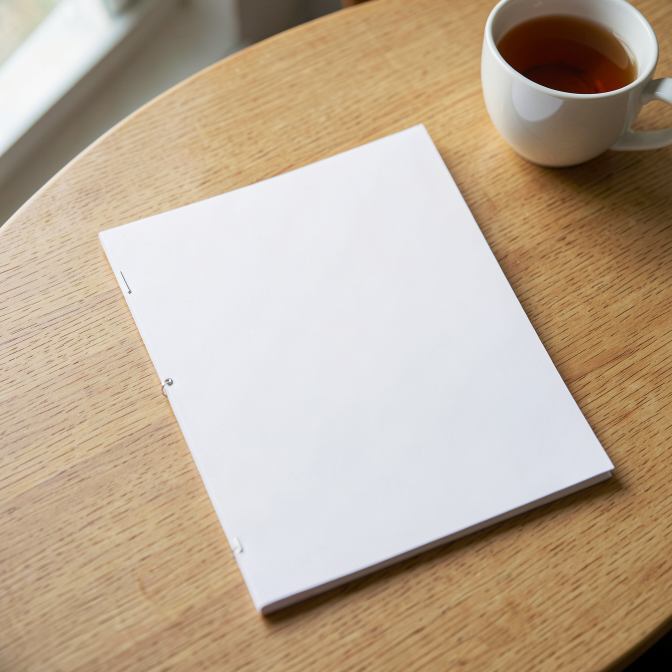
#> input picture scripts/pack-landings/plates/still-grapas-s20265503.png, 1344 x 1344 px (shown at 1/2 size); the run also reads 1 picture not shown here
$ python make_mockup.py
#> lines starting #> are read from the running program, lines starting #| are printed output that depends on the picture
### scripts/pack-landings/mockup_lib.py
"""Herramientas para componer las tapas REALES del pack sobre fotos de un cuadernillo en blanco (maqueta del hero de las landings).

Todo con numpy (más PIL para el warp en perspectiva y OpenCV solo para hallar contornos y rotar recortes). Sin descargas.

Pasos (ver make_mockup.py):
  1. find_cover_quad: halla la tapa en blanco (zona clara y poco saturada, la mayor) y sus cuatro vértices.
  2. refine_quad: afina cada esquina a sub-píxel (perfil de luminancia perpendicular a cada borde, recta por mínimos cuadrados con
     descarte de atípicos, intersección de rectas).
  3. homography / perspective_coeffs: homografía resuelta con numpy (DLT, 8 ecuaciones) en el formato de Image.transform(PERSPECTIVE).
  4. warp_cover: lleva la tapa real al cuadrilátero, con supersampling para que los bordes no queden dentados.
  5. shading_map + multiply_composite: la luz de la foto (la luminancia de la tapa en blanco) se MULTIPLICA con la tapa real, en luz lineal,
     de modo que quedan la iluminación, las sombras y la grapa de la foto.
  6. matte / pose / paste_with_shadow: recorta el cuadernillo, lo gira y lo escala, y lo apoya con sombras sobre otra foto de la mesa.
"""

from __future__ import annotations

import numpy as np
from PIL import Image
from scipy import ndimage as ndi

import cv2

LUMA = np.array([0.2126, 0.7152, 0.0722], dtype=np.float32)


# --- color -------------------------------------------------------------------------------------------------------
def to_linear(rgb8: np.ndarray) -> np.ndarray:
    c = rgb8.astype(np.float32) / 255.0
    return np.where(c <= 0.04045, c / 12.92, ((c + 0.055) / 1.055) ** 2.4)


# [4 lines left out: function to_srgb8, not called in this run]


def luminance(rgb8: np.ndarray) -> np.ndarray:
    return rgb8.astype(np.float32) @ LUMA


# --- hallar y afinar la tapa -------------------------------------------------------------------------------------
def white_paper_mask(rgb8: np.ndarray, lum_min: float = 205.0, sat_max: float = 0.10) -> np.ndarray:
    """Papel blanco: claro y casi sin saturación (la madera clara es cálida: saturación > 0,2)."""
    f = rgb8.astype(np.float32)
    mx, mn = f.max(axis=2), f.min(axis=2)
    sat = (mx - mn) / np.maximum(mx, 1.0)
    return ((luminance(rgb8) > lum_min) & (sat < sat_max)).astype(np.uint8)


def order_clockwise(points: np.ndarray, tl_hint: tuple[float, float]) -> np.ndarray:
    """Ordena 4 vértices en sentido horario (en la imagen, con y hacia abajo) empezando por el más cercano a `tl_hint` (la grapa: esquina
    superior izquierda del documento)."""
    pts = np.asarray(points, dtype=np.float64).reshape(4, 2)
    c = pts.mean(axis=0)
    angles = np.arctan2(pts[:, 1] - c[1], pts[:, 0] - c[0])
    pts = pts[np.argsort(angles)]  # ángulo creciente con y hacia abajo = horario en pantalla
    first = int(np.argmin(np.linalg.norm(pts - np.asarray(tl_hint), axis=1)))
    return np.roll(pts, -first, axis=0)


def find_cover_quad(rgb8: np.ndarray, tl_hint: tuple[float, float]) -> np.ndarray:
    mask = cv2.morphologyEx(white_paper_mask(rgb8), cv2.MORPH_OPEN, np.ones((5, 5), np.uint8))
    n, lab, stats, _ = cv2.connectedComponentsWithStats(mask, connectivity=4)
    biggest = 1 + int(np.argmax(stats[1:, cv2.CC_STAT_AREA]))
    cnts, _ = cv2.findContours((lab == biggest).astype(np.uint8), cv2.RETR_EXTERNAL, cv2.CHAIN_APPROX_NONE)
    hull = cv2.convexHull(max(cnts, key=cv2.contourArea))
    approx = cv2.approxPolyDP(hull, 0.02 * cv2.arcLength(hull, True), True).reshape(-1, 2)
    if len(approx) != 4:
        raise RuntimeError(f"la tapa no dio un cuadrilátero: {len(approx)} vértices")
    return order_clockwise(approx, tl_hint)


def _fit_line(points: np.ndarray, tolerance: float = 0.9) -> tuple[np.ndarray, np.ndarray]:
    """Recta por mínimos cuadrados totales con descarte de atípicos. Devuelve (punto, dirección unitaria)."""
    keep = np.ones(len(points), dtype=bool)
    for _ in range(4):
        p = points[keep]
        centroid = p.mean(axis=0)
        _, _, vt = np.linalg.svd(p - centroid, full_matrices=False)
        d = vt[0]
        normal = np.array([-d[1], d[0]])
        resid = np.abs((points - centroid) @ normal)
        limit = max(tolerance, 2.5 * float(np.median(resid[keep])))
        new_keep = resid <= limit
        if new_keep.sum() < 8 or (new_keep == keep).all():
            break
        keep = new_keep
    p = points[keep]
    centroid = p.mean(axis=0)
    _, _, vt = np.linalg.svd(p - centroid, full_matrices=False)
    return centroid, vt[0]


def refine_quad(lum: np.ndarray, quad: np.ndarray, reach: float = 14.0, samples: int = 90) -> np.ndarray:
    """Afina las 4 esquinas: en cada borde se busca, perpendicular y hacia afuera, la caída más brusca de luminancia (papel -> mesa)."""
    quad = np.asarray(quad, dtype=np.float64)
    centre = quad.mean(axis=0)
    lines = []
    for i in range(4):
        a, b = quad[i], quad[(i + 1) % 4]
        d = b - a
        length = float(np.linalg.norm(d))
        d = d / length
        n = np.array([d[1], -d[0]])
        if np.dot(n, (a + b) / 2 - centre) < 0:
            n = -n
        offsets = np.arange(-reach, reach + 1e-6, 0.25)
        pts = []
        for t in np.linspace(0.08, 0.92, samples):
            p = a + d * length * t
            ys, xs = p[1] + n[1] * offsets, p[0] + n[0] * offsets
            profile = ndi.gaussian_filter1d(ndi.map_coordinates(lum, [ys, xs], order=1, mode="nearest"), 3.0)
            grad = np.gradient(profile, offsets)
            k = int(np.argmin(grad))
            if 0 < k < len(offsets) - 1:  # parábola por los tres puntos: sub-muestra
                y0, y1, y2 = grad[k - 1], grad[k], grad[k + 1]
                denom = y0 - 2 * y1 + y2
                shift = 0.5 * (y0 - y2) / denom if abs(denom) > 1e-9 else 0.0
                pos = offsets[k] + shift * 0.25
            else:
                pos = offsets[k]
            pts.append(p + n * pos)
        lines.append(_fit_line(np.array(pts)))
    corners = []
    for i in range(4):
        p0, d0 = lines[i - 1]
        p1, d1 = lines[i]
        s, _ = np.linalg.solve(np.array([d0, -d1]).T, p1 - p0)
        corners.append(p0 + d0 * s)
    return np.array(corners)


# --- homografía --------------------------------------------------------------------------------------------------
# [31 lines left out: functions perspective_coeffs, warp_cover, not called in this run]


def quad_mask(quad: np.ndarray, size: tuple[int, int], ss: int = 4) -> np.ndarray:
    w, h = size
    m = np.zeros((h * ss, w * ss), np.uint8)
    cv2.fillPoly(m, [np.rint(np.asarray(quad) * ss).astype(np.int32)], 255)
    return np.asarray(Image.fromarray(m).resize((w, h), Image.LANCZOS)).astype(np.float32) / 255.0


# --- iluminación y mezcla ------------------------------------------------------------------------------------------
def shading_map(plate8: np.ndarray, quad: np.ndarray, smooth: float = 1.4) -> tuple[np.ndarray, np.ndarray, np.ndarray]:
    """Luz de la foto sobre la tapa en blanco, en luz LINEAL y normalizada al blanco del papel: S (HxW), la máscara de lo que NO es papel
    liso dentro de la tapa (grapa, rayones del generador) y el tono del papel (RGB lineal normalizado, para teñir un poco).

    Los rayones sueltos que a veces deja el generador sobre la tapa en blanco se filtran con una mediana grande: se conserva el degradado
    de luz y se pierde el detalle fino."""
    h, w = plate8.shape[:2]
    inside = quad_mask(quad, (w, h)) > 0.98
    lin = to_linear(plate8)
    lum_lin = lin @ LUMA
    white = float(np.percentile(lum_lin[inside], 88))
    s_fine = np.clip(lum_lin / max(white, 1e-4), 0.0, 1.6)
    # Fuera de la tapa se repite el valor del píxel de papel más cercano: así la mediana no se contamina con la mesa en los bordes.
    nearest = ndi.distance_transform_edt(~inside, return_distances=False, return_indices=True)
    filled = s_fine[tuple(nearest)]
    s_low = cv2.medianBlur((np.clip(filled, 0, 1.6) / 1.6 * 255).astype(np.uint8), 31).astype(np.float32) / 255.0 * 1.6
    s_low = ndi.gaussian_filter(s_low, 6.0)
    # rayones y grapas: píxeles que se apartan de la luz de fondo (la mediana ya la estimó), más oscuros o más claros. Solo bien adentro de
    # la tapa: en el borde de la hoja el papel pasa a la mesa y ese escalón no es un rayón (dejaba una línea de puntos alrededor de la tapa).
    interior = ndi.binary_erosion(inside, iterations=3)
    odd = ((s_fine < 0.86 * s_low) | (s_fine > 1.14 * s_low)) & interior
    odd = ndi.binary_dilation(odd, iterations=2) & interior
    # S final: la luz suave + el grano fino de la foto (para que la tapa no quede "de plástico")
    detail = ndi.gaussian_filter(s_fine, smooth) - ndi.gaussian_filter(s_fine, 5.0)
    s = np.where(odd, s_low, s_low + 0.6 * detail)
    paper = np.array([float(np.median(lin[..., c][inside & ~odd])) for c in range(3)], dtype=np.float32)
    tone = paper / max(float(paper @ LUMA), 1e-5)
    return s.astype(np.float32), odd, tone


# [9 lines left out: function multiply_composite, not called in this run]


# --- recorte, pose y sombras -----------------------------------------------------------------------------------------
def booklet_matte(plate8: np.ndarray, quad: np.ndarray, grow: float = 22.0) -> np.ndarray:
    """Alfa del cuadernillo: la tapa más el canto de las hojas y la grapa (zonas claras y poco saturadas pegadas a la tapa)."""
    h, w = plate8.shape[:2]
    face = quad_mask(quad, (w, h), ss=4)
    near = ndi.binary_dilation(face > 0.5, iterations=int(grow))
    f = plate8.astype(np.float32)
    mx, mn = f.max(axis=2), f.min(axis=2)
    sat = (mx - mn) / np.maximum(mx, 1.0)
    paperish = (sat < 0.17) & (luminance(plate8) > 140) & near
    paperish = ndi.binary_opening(paperish, iterations=1)
    lab, n = ndi.label(paperish | (face > 0.5))
    face_label = np.bincount(lab[face > 0.9]).argmax()
    solid = lab == face_label
    solid = ndi.binary_fill_holes(solid)
    soft = ndi.gaussian_filter(solid.astype(np.float32), 0.8)
    return np.maximum(soft, face)


# [95 lines left out: functions pose_cutout, paste_with_shadow, defocus, decontaminate, soften, not called in this run]

### scripts/pack-landings/make_mockup.py
"""Maqueta del cuadernillo impreso para las landings del pack: las tapas REALES compuestas sobre fotos fotorrealistas (FLUX local) de un
cuadernillo A4 en blanco, engrapado, sobre una mesa de madera. Nunca personas.

Honestidad: el producto es un PDF para imprimir en casa. La maqueta muestra lo que la persona termina teniendo (hojas A4 impresas y engrapadas),
con la tapa de verdad del PDF de TIAM-pack. No es un libro de tapa dura de librería.

Requiere numpy, Pillow, SciPy y OpenCV (en esta PC: el Python del venv de ComfyUI, `C:\\Users\\Manu\\ComfyUI\\venv\\Scripts\\python.exe`; no se instala nada).
Las tapas se dibujan antes con render_covers.py (PyMuPDF).

Uso, desde la raíz del repo:
    <python con numpy> scripts/pack-landings/make_mockup.py [--edicion familia|profesional] [--que hero,anuncios,prueba] [--out CARPETA]

Qué hace (ver mockup_lib.py para los detalles):
  1. Halla la tapa en blanco de la foto del cuadernillo (zona clara y poco saturada) y afina sus 4 esquinas a sub-píxel.
  2. Resuelve la homografía con numpy y la aplica con Image.transform(PERSPECTIVE), con supersampling.
  3. Multiplica la tapa real con la luminancia de la tapa en blanco (en luz lineal): quedan la luz, las sombras y las grapas de la foto.
  4. Recorta el cuadernillo, lo gira y lo escala, y lo apoya con sombras sobre una foto de la mesa vacía: así se arma el hero con varios
     cuadernillos (el del Pack adelante y los de las áreas atrás).
"""

from __future__ import annotations

import argparse
import dataclasses
import json
from dataclasses import dataclass
from pathlib import Path

import numpy as np
from PIL import Image, ImageDraw, ImageFilter, ImageFont

import mockup_lib as m

HERE = Path(__file__).resolve().parent
REPO = HERE.parents[1]
PLATES = HERE / "plates"
COVERS = HERE / "_cache" / "covers"

# La foto del cuadernillo en blanco y la mesa vacía (FLUX.2 klein 4B, ver make_mockup_stills.mjs y pack/img/ilustraciones.json).
STILL = {"file": "still-grapas-s20265503.png", "tl_hint": (200.0, 465.0), "hidden_left_mm": 0.0, "blur": (0.5, 1.5)}
TABLE = {"file": "table-s20265903.png"}
FONT = REPO.parent / "TIAM-pack" / "assets" / "fonts" / "PlusJakartaSans-Variable.ttf"  # SIL OFL 1.1
LABEL = "Producto digital: PDF para imprimir en casa"


@dataclass
class Booklet:
    cover: str  # nombre de la tapa: "<edicion>-pack" o "<edicion>-<area>-n<nivel>"
    cx: float  # centro de la tapa en el lienzo
    cy: float
    angle: float  # grados, positivo = antihorario
    scale: float
    soft: float = 0.0  # desenfoque extra (px): lo que queda más lejos está apenas más fuera de foco


def load(name: str) -> np.ndarray:
    return np.asarray(Image.open(PLATES / name).convert("RGB"))


class Still:
    """La foto del cuadernillo en blanco, con su cuadrilátero, su luz y su recorte, lista para ponerle cualquier tapa."""

    def __init__(self) -> None:
        self.rgb = load(STILL["file"])
#> in load, returned value is the input picture: shape (1344, 1344, 3); mean R, G, B 189.1, 171.4, 150.9
        self.h, self.w = self.rgb.shape[:2]
        lum = m.luminance(self.rgb)
        self.quad = m.refine_quad(lum, m.find_cover_quad(self.rgb, STILL["tl_hint"]))
        self.s, self.keep, self.tone = m.shading_map(self.rgb, self.quad)
        self.matte = m.booklet_matte(self.rgb, self.quad)
        self._cache: dict[str, np.ndarray] = {}

    def with_cover(self, name: str) -> np.ndarray:
        if name not in self._cache:
            cover = Image.open(COVERS / f"{name}.png")
            width, height = cover.size
            hidden = round(STILL["hidden_left_mm"] / 210.0 * width)
            visible = cover.crop((hidden, 0, width, height))
            rgb, alpha = m.warp_cover(visible, self.quad, (self.w, self.h))
            rgb, alpha = m.defocus(rgb, alpha, self.quad, *STILL["blur"])
            composite = m.multiply_composite(self.rgb, rgb, alpha, self.s, self.keep, self.tone, tint=0.45)
            # El canto de las hojas (lo que no es la tapa) sale frío en la foto; se lo lleva un poco hacia el cálido de la mesa.
            side = np.clip(self.matte - m.quad_mask(self.quad, (self.w, self.h)), 0.0, 1.0)[..., None]
            warm = np.array([1.025, 1.0, 0.945], dtype=np.float32)
            composite = np.clip(composite.astype(np.float32) * (1.0 + side * (warm - 1.0)), 0, 255).astype(np.uint8)
            self._cache[name] = composite
        return self._cache[name]


def build_scene(table: np.ndarray, still: Still, booklets: list[Booklet], track: np.ndarray | None = None) -> np.ndarray:
    canvas = table.copy()
    for b in booklets:  # de atrás hacia adelante
        photo = still.with_cover(b.cover)
        rgb = m.decontaminate(photo.astype(np.float32), still.matte)
        cut_rgb, cut_alpha, centre = m.pose_cutout(rgb, still.matte, still.quad, b.angle, b.scale)
        if b.soft > 0:
            cut_rgb, cut_alpha = m.soften(cut_rgb, cut_alpha, b.soft)
        canvas = m.paste_with_shadow(canvas, cut_rgb, cut_alpha, centre, (b.cx, b.cy), track=track)
    return canvas


def prepare_table(rgb: np.ndarray, blur: float = 1.1) -> np.ndarray:
    """La mesa, apenas desenfocada: es lo que queda detrás del plano de foco (los cuadernillos), y además la madera sin tanto detalle
    pesa bastante menos en WebP."""
    from scipy import ndimage as ndi

    return np.clip(np.stack([ndi.gaussian_filter(rgb[..., c].astype(np.float32), blur) for c in range(3)], axis=-1), 0, 255).astype(np.uint8)


# [10 lines left out: function finish, not called in this run]


# Niveles que se muestran en cada edición (los tres niveles a la vista: así se lee que cada área tiene tres).
LEVELS_SHOWN = {
    "familia": {"memoria": 1, "atencion": 2, "lenguaje": 3, "calculo": 1},
    "profesional": {"memoria": 2, "atencion": 1, "lenguaje": 3, "calculo": 2},
}
AREAS = ("memoria", "atencion", "lenguaje", "calculo")


@dataclass
class Format:
    """Un formato de salida: dónde se apoyan los cuadernillos en el lienzo de 1344 x 1344 y qué parte se recorta."""

    crop: tuple[int, int, int, int]  # izquierda, arriba, derecha, abajo
    back_y: float  # altura del centro de los cuadernillos de las áreas (atrás)
    back_scale: float
    back_gap: float  # separación entre centros
    pack_y: float
    pack_scale: float
    fan: float = 8.0  # inclinación de los de las puntas (grados)
    cx: float = 672.0  # centro horizontal del conjunto (se recentra solo, ver fit)
    min_margin: int = 24  # margen libre mínimo (px del lienzo de 1344) entre los cuadernillos y cada borde


FORMATS = {
    "hero": Format(crop=(0, 168, 1344, 1176), back_y=452, back_scale=0.44, back_gap=282, pack_y=830, pack_scale=0.655, min_margin=14),
    "1x1": Format(crop=(0, 0, 1344, 1344), back_y=420, back_scale=0.45, back_gap=272, pack_y=865, pack_scale=0.70),
    "4x5": Format(crop=(134, 0, 1210, 1344), back_y=365, back_scale=0.355, back_gap=212, pack_y=832, pack_scale=0.74, fan=6.0),
}


def layout(fmt: Format, edicion: str) -> list[Booklet]:
    """El del Pack adelante y los cuatro de las áreas atrás, en abanico: las puntas se inclinan hacia afuera."""
    levels = LEVELS_SHOWN[edicion]
    centre = fmt.cx
    offsets = (-1.5, -0.5, 0.5, 1.5)
    angles = (fmt.fan, fmt.fan / 3, -fmt.fan / 3, -fmt.fan)
    items = []
    for area, off, angle in zip(AREAS, offsets, angles):
        # las puntas bajan un poco: el abanico se curva alrededor del Pack
        y = fmt.back_y + 16 * abs(off) ** 1.4
        items.append(Booklet(f"{edicion}-{area}-n{levels[area]}", centre + off * fmt.back_gap, y, angle, fmt.back_scale, soft=0.45))
    items.append(Booklet(f"{edicion}-pack", centre, fmt.pack_y, -1.0, fmt.pack_scale))
    return items


def fit(table: np.ndarray, still: Still, edicion: str, fmt: Format) -> list[Booklet]:
    """Arma la composición y la centra en horizontal (mismo margen a izquierda y derecha del recorte de salida)."""
    for _ in range(2):
        items = layout(fmt, edicion)
        occupied = np.zeros(table.shape[:2], np.float32)
        build_scene(table, still, items, track=occupied)
        x0, _, x1, _ = fmt.crop
        xs = np.nonzero(occupied[:, x0:x1].max(axis=0) > 0.05)[0]
        left, right = int(xs.min()), int((x1 - x0) - 1 - xs.max())
        fmt = dataclasses.replace(fmt, cx=fmt.cx + (right - left) / 2.0)
    return layout(fmt, edicion)


def render(table: np.ndarray, still: Still, edicion: str, fmt_name: str) -> Image.Image:
    fmt = FORMATS[fmt_name]
    items = fit(table, still, edicion, fmt)
    occupied = np.zeros(table.shape[:2], np.float32)
    scene = finish(build_scene(table, still, items, track=occupied))
    x0, y0, x1, y1 = fmt.crop
    ys, xs = np.nonzero(occupied[y0:y1, x0:x1] > 0.05)
    free = {"izquierda": int(xs.min()), "arriba": int(ys.min()), "derecha": int(x1 - x0 - 1 - xs.max()), "abajo": int(y1 - y0 - 1 - ys.max())}
    tight = {k: v for k, v in free.items() if k != "arriba" and v < fmt.min_margin}
    if tight:
        raise SystemExit(f"{edicion} {fmt_name}: los cuadernillos quedan muy pegados al borde (margen libre {free}, mínimo {fmt.min_margin}): ajustar FORMATS")
    print(f"    {edicion} {fmt_name}: margen libre {free}")
    return Image.fromarray(scene).crop(fmt.crop)


# [21 lines left out: function add_label, not called in this run]


def save_webp(img: Image.Image, path: Path, quality: int) -> None:
    img.save(path, "WEBP", quality=quality, method=6)
    print(f"  {path.name}  {img.width}x{img.height}  {path.stat().st_size / 1024:.1f} KB")


# [43 lines left out: function og_image, not called in this run]


def main() -> None:
    ap = argparse.ArgumentParser(description=__doc__, formatter_class=argparse.RawDescriptionHelpFormatter)
    ap.add_argument("--edicion", default="", help="familia o profesional (por defecto, las dos)")
    ap.add_argument("--que", default="prueba", help="prueba, hero, og, anuncios (separados por coma)")
    ap.add_argument("--out", default=str(REPO / "pack" / "img"), help="carpeta de los WebP del hero")
    ap.add_argument("--anuncios", default=str(REPO.parent.parent / "Proyecto Digitales" / "pack" / "vistas"), help="carpeta de los PNG de anuncios")
    ap.add_argument("--prueba", default=str(HERE / "_cache" / "mockup"), help="carpeta de las pruebas")
    ap.add_argument("--og", default=str(REPO / "public" / "pack"), help="carpeta de las imágenes para compartir (og-*.jpg)")
    ap.add_argument("--mesa", default="")
    ap.add_argument("--calidad", type=int, default=76)
    args = ap.parse_args()
    if args.mesa:
        TABLE["file"] = args.mesa
    wanted = set(args.que.split(","))
    editions = [args.edicion] if args.edicion else ["familia", "profesional"]
    still = Still()
#> in luminance, `return rgb8.astype(np.float32) @ LUMA`:
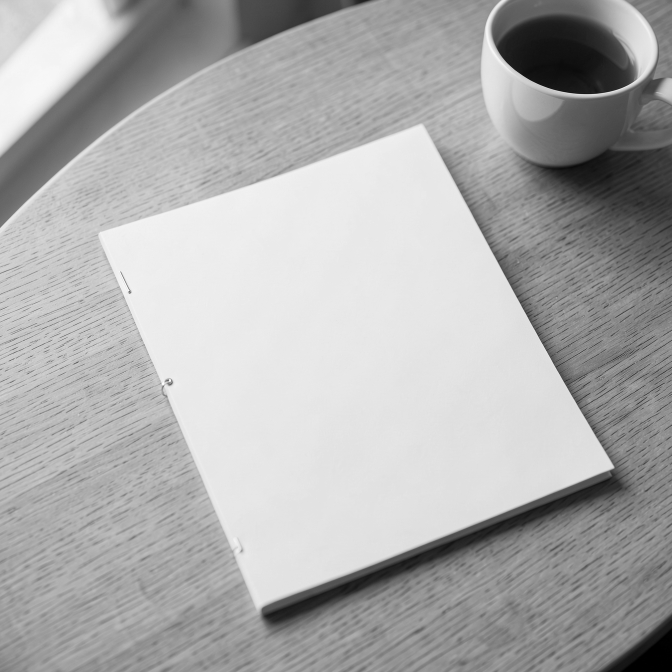
#> returned value: shape (1344, 1344) float32 (shown at 1/2 size); min 0, max 255, mean 173.7
#> in white_paper_mask, `mx, mn = f.max(axis=2), f.min(axis=2)`:
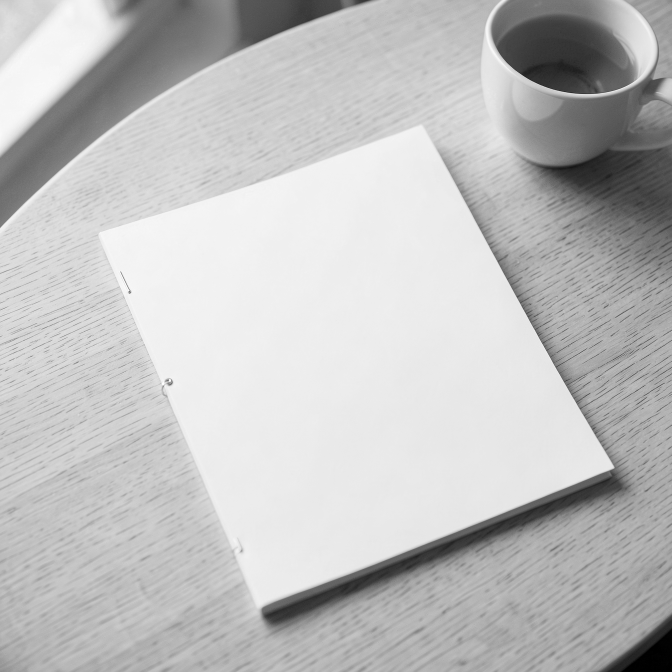
#> mx: shape (1344, 1344) float32 (shown at 1/2 size); min 0, max 255, mean 191.7
#> in white_paper_mask, `mx, mn = f.max(axis=2), f.min(axis=2)`:
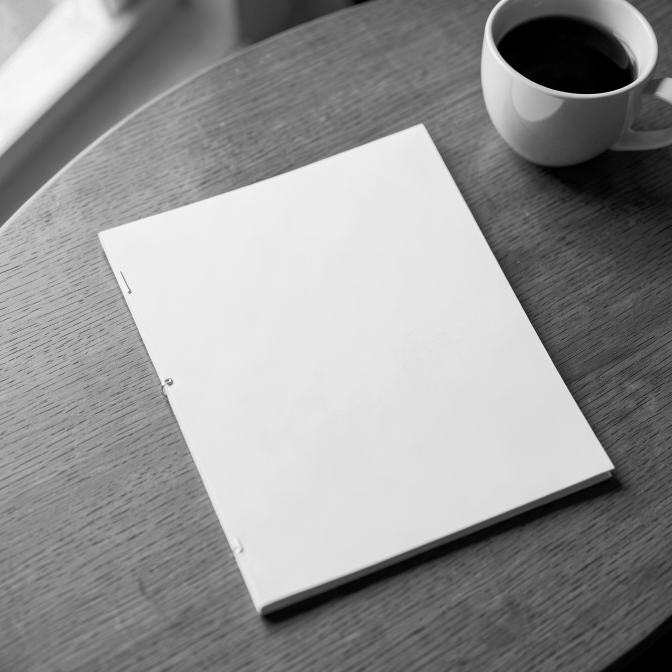
#> mn: shape (1344, 1344) float32 (shown at 1/2 size); min 0, max 255, mean 148.3
#> in white_paper_mask, `sat = (mx - mn) / np.maximum(mx, 1.0)`:
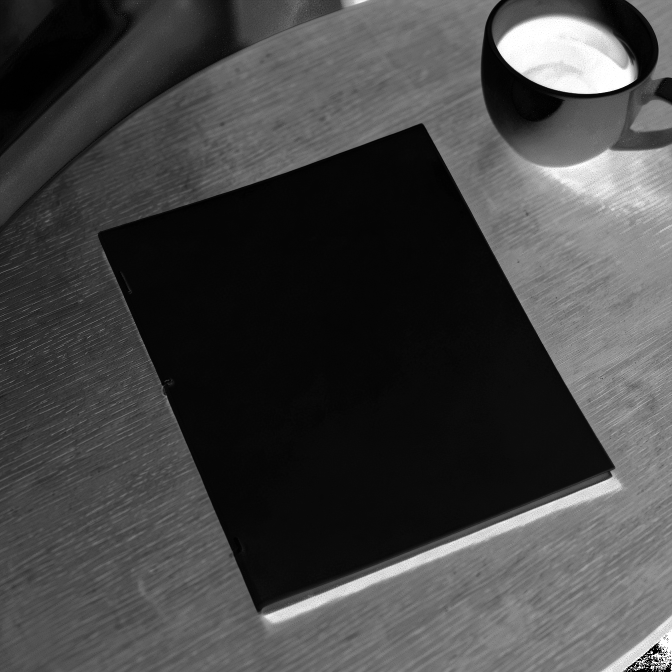
#> sat: shape (1344, 1344) float32 (shown at 1/2 size); min 0, max 1, mean 0.27
#> (the rest of the program and of its run is left out)
